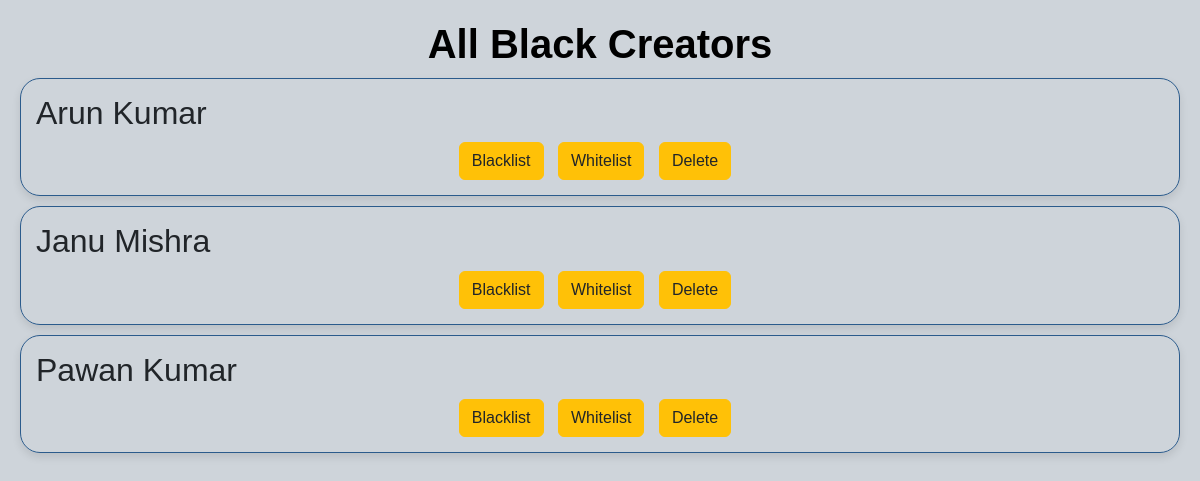
/black, run on the app's committed database.
### models.py (models this page shows, shortened)
class User(db.Model):
    __tablename__= 'user'
    u_id = db.Column(db.Integer, primary_key=True)
    username = db.Column(db.String(30), unique=True, nullable=False)
    _password = db.Column(db.String(50), nullable=False)
    name = db.Column(db.String(20), nullable=True)
    creator=db.Column(db.Boolean, default=False)
    black_creator=db.Column(db.Boolean, default=False)
    is_admin=db.Column(db.Boolean, nullable = False , default = False)
    songs = db.relationship('Song', backref='owner', lazy=True)
    @property
    def password(self):
        raise AttributeError('Not Readable')

### app.py (the view)
@app.route('/black')
def creators_black():
    return render_template('allcreatorblack.html', users=User.query.filter_by(black_creator=True).all())

### templates/allcreatorblack.html (shortened to what this page needs)
<!DOCTYPE html>
<html lang="en">
<head>
  <link href="https://cdn.jsdelivr.net/npm/bootstrap@5.3.2/dist/css/bootstrap.min.css" rel="stylesheet">
</head>
<body>
  <h1>All Black Creators</h1>
  {% for user in users %}
    <div class="creator-card">
      <h2>{{ user.name }}</h2>
      <div class="btn-container">
        <a href="{{ url_for('blacklist_creator', user_id=user.u_id) }}" class="btn btn-warning">Blacklist</a>
        <a href="{{ url_for('whitelist_creator', user_id=user.u_id) }}" class="btn btn-warning">Whitelist</a>
        <a href="{{ url_for('delete_creator', user_id=user.u_id) }}" class="btn btn-warning">Delete</a>
      </div>
    </div>
  {% endfor %}
</body>
</html>

### templates/allcreatorblack.html (style rules this page uses)
body { font-family: 'Arial', sans-serif; background-color: #ced4da; padding: 20px; }
h1 { color: black; text-align: center; font-weight: bold; border-radius: 30px; }
.creator-card { backface-visibility: inherit; background-image: -moz-repeating-linear-gradient(); border: 1px solid #2b5b8c; border-radius: 20px; padding: 15px; margin: 10px 0; box-shadow: 0 4px 8px rgba(0, 0, 0, 0.1); }
.btn-container { text-align: center; margin-top: 10px; }
.btn { margin-right: 10px; }
.btn-warning { background-color: #ffc107; color: #212529; border: 1px solid #ffc107; }

### data on the page
User: name "Arun Kumar"
User: name "Janu Mishra"
User: name "Pawan Kumar"
